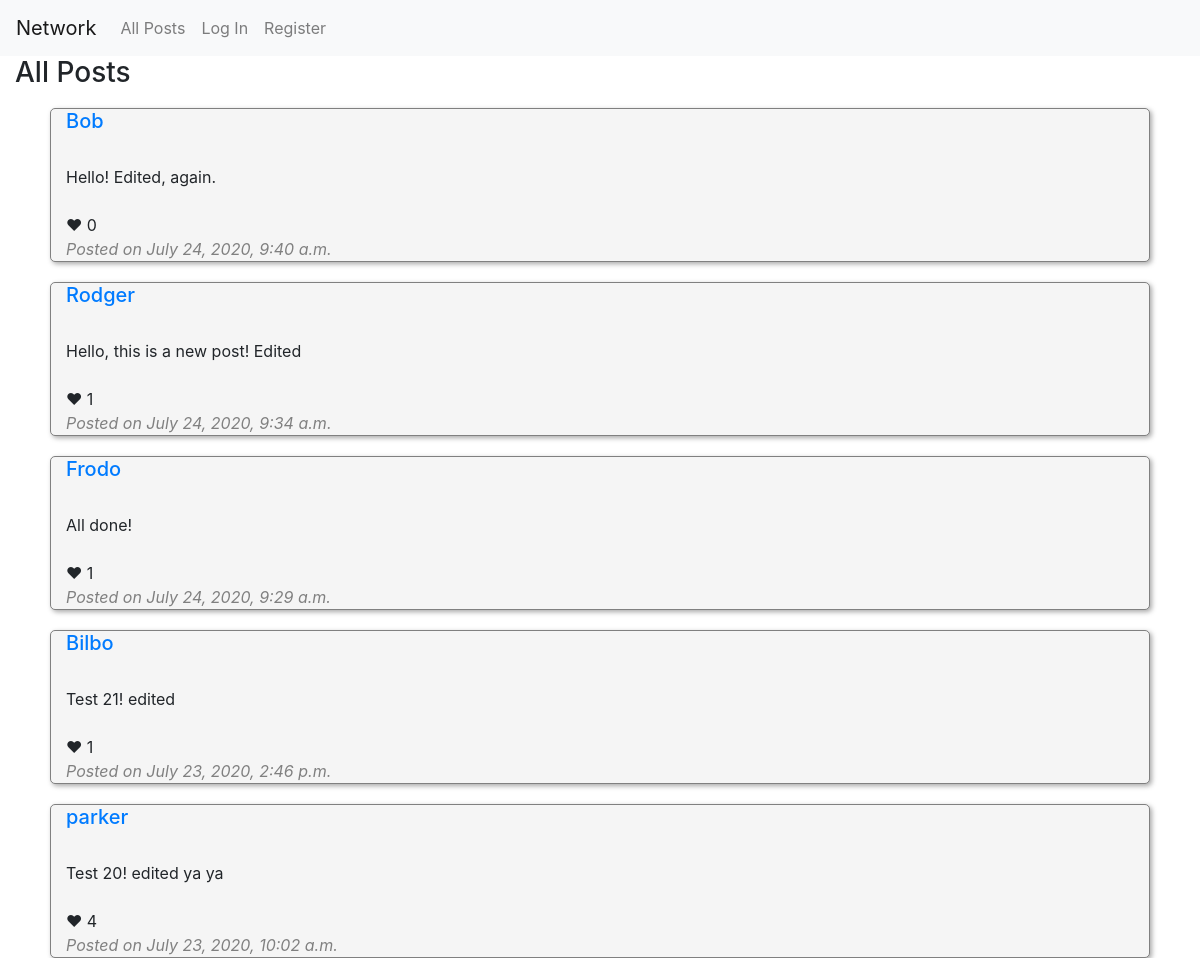
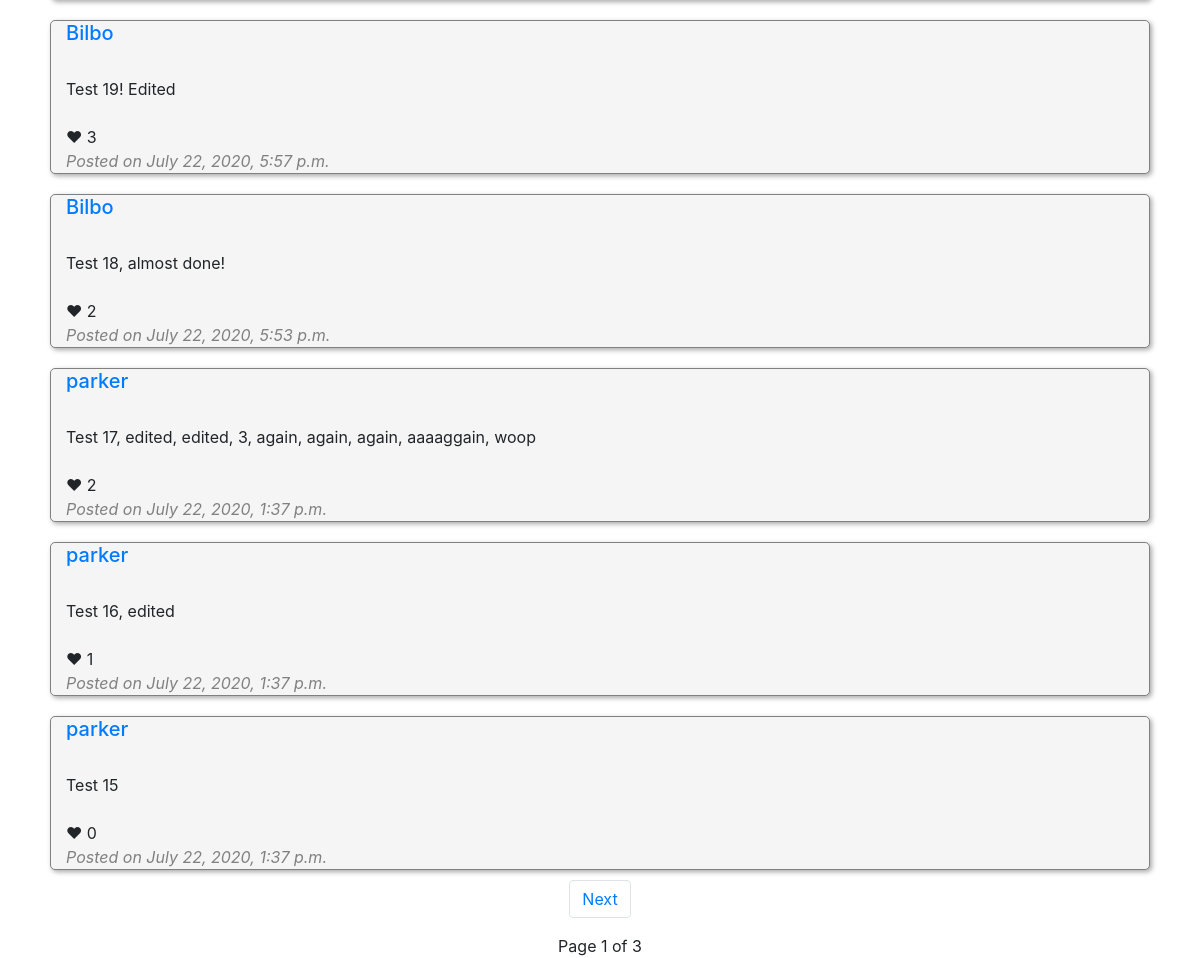
The page / on the database its author committed (2 pictures, top to bottom).
### network/models.py (models this page shows, shortened)
class Post(models.Model):
    user = models.ForeignKey(User, on_delete=models.CASCADE, related_name="users_posts")
    date = models.DateTimeField(auto_now_add=True, blank=True)
    content = models.TextField(default="", max_length=500)
    likes = models.IntegerField(default=0) #  perhaps one to many foreign key...

class User(AbstractUser):
    pass

class Likes(models.Model):
    user = models.ForeignKey(User, on_delete=models.CASCADE, related_name="user_likes")
    post = models.ForeignKey(Post, on_delete=models.CASCADE, related_name="post_likes")

### network/views.py (the view, shortened to what this page needs)
# urls.py: path("", views.index, name="index"),
def index(request):
    list_posts = Post.objects.all().order_by('-date')
    paginator = Paginator(list_posts, 10) # Show 10 contacts per page.
    page_number = request.GET.get('page')
    page_obj = paginator.get_page(page_number)
    if request.method == "GET":
        return render(request, "network/index.html", {
            "page_obj": page_obj
        })

### network/templates/network/index.html (shortened to what this page needs)
{% extends "network/layout.html" %}
{% load static %}
{% block body %}
    <div class="container-fluid">
        <h3 id="all">All Posts</h3>
    {% for post in page_obj %}
    <div class="row justify-content-center">
        <div id="postbox_{{post.id}}" class="col-11 post-box">
            <h5> <a href="{% url 'profile' username=post.user.username %}">{{ post.user }}</a></h5>
            <br>
            <p id="content_{{post.id}}">{{ post.content }}</p>
            <br>
            <p> <span id="postlikes_{{post.id}}">&#10084; {{ post.post_likes.all|length }}</span>
            <p style="display: inline; color: gray"><em>Posted on {{ post.date }}</em></p>
        </div>
    </div>
    {% endfor %}
    <div class="row pagination-content">
        <div class="col-12">
            <nav aria-label="label">
                    <ul class="pagination" style="justify-content: center;">
                          {% if page_obj.has_next %}
                          <li class="page-item">
                            <a class="page-link" href="?page={{ page_obj.next_page_number }}">Next</a>
                          </li>
                          {% endif %}
                    </ul>
              <p>Page {{ page_obj.number }} of {{ page_obj.paginator.num_pages }}</p>
          </nav>
        </div>
    </div>
    </div>
{% endblock %}

### network/templates/network/layout.html (shortened to what this page needs)
{% load static %}
<!DOCTYPE html>
<html lang="en">
    <head>
        <link rel="stylesheet" href="https://stackpath.bootstrapcdn.com/bootstrap/4.4.1/css/bootstrap.min.css">
        <link href="{% static 'network/styles.css' %}" rel="stylesheet">
    </head>
    <body>
        <nav class="navbar navbar-expand-lg navbar-light bg-light">
            <a class="navbar-brand" href="#">Network</a>
            <div>
              <ul class="navbar-nav mr-auto">
                <li class="nav-item">
                  <a class="nav-link" href="{% url 'index' %}">All Posts</a>
                </li>
                {% if user.is_authenticated %}
                    <li class="nav-item">
                        <a class="nav-link" href="{% url 'following' %}">Following</a>
                    </li>
                    <li class="nav-item">
                        <a class="nav-link" href="{% url 'logout' %}">Log Out</a>
                    </li>
                {% else %}
                    <li class="nav-item">
                        <a class="nav-link" href="{% url 'login' %}">Log In</a>
                    </li>
                    <li class="nav-item">
                        <a class="nav-link" href="{% url 'register' %}">Register</a>
                    </li>
                {% endif %}
              </ul>
            </div>
          </nav>
        <div class="body">
            {% block body %}
            {% endblock %}
        </div>
    </body>
</html>

### network/static/network/styles.css (style rules this page uses)
.post-box { border: 1px solid gray; border-radius: 5px; margin: 10px; box-shadow: 2px 2px 5px darkgray; background-color: whitesmoke; }
p { margin: 0; }
.pagination-content { text-align: center; }

### rows shown on the page
Post: user "Bob", content "Hello! Edited, again.", post_likes.all|length "0", date "July 24, 2020, 9:40 a.m."
Post: user "Rodger", content "Hello, this is a new post! Edited", post_likes.all|length "1", date "July 24, 2020, 9:34 a.m."
Post: user "Frodo", content "All done!", post_likes.all|length "1", date "July 24, 2020, 9:29 a.m."
Post: user "Bilbo", content "Test 21! edited", post_likes.all|length "1", date "July 23, 2020, 2:46 p.m."
Post: user "parker", content "Test 20! edited ya ya", post_likes.all|length "4", date "July 23, 2020, 10:02 a.m."
Post: user "Bilbo", content "Test 19! Edited", post_likes.all|length "3", date "July 22, 2020, 5:57 p.m."
Post: user "Bilbo", content "Test 18, almost done!", post_likes.all|length "2", date "July 22, 2020, 5:53 p.m."
Post: user "parker", content "Test 17, edited, edited, 3, again, again, again, aaaaggain, woop", post_likes.all|length "2", date "July 22, 2020, 1:37 p.m."
Post: user "parker", content "Test 16, edited", post_likes.all|length "1", date "July 22, 2020, 1:37 p.m."
Post: user "parker", content "Test 15", post_likes.all|length "0", date "July 22, 2020, 1:37 p.m."

### other values the page prints
{{ page_obj.number }} "1"
{{ page_obj.paginator.num_pages }} "3"
